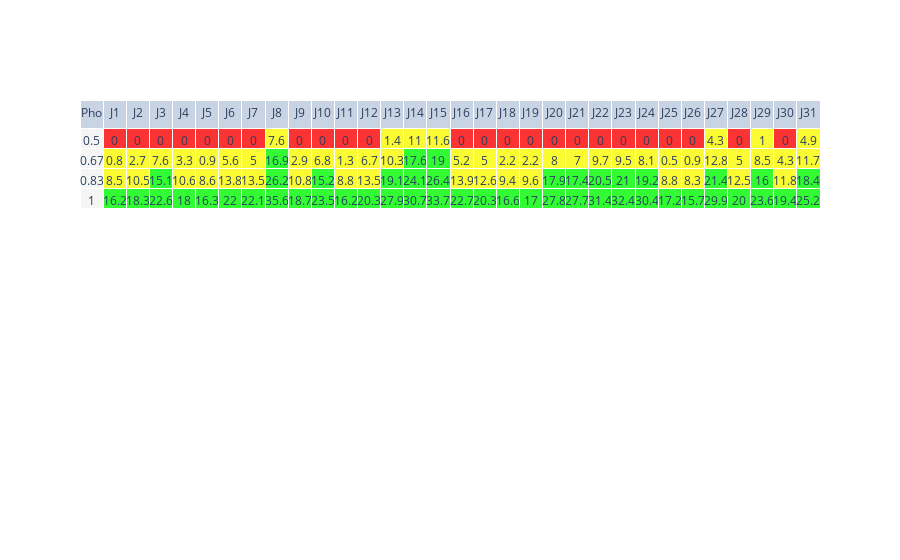

Notebook code cell kept with this figure:
### Code cell
import plotly.graph_objects as go

fig = go.Figure(data=[go.Table(header=dict(values=recap.columns),
                 cells=dict(values =[recap[col] for col in recap.columns],fill = dict(color=colors)))])
fig.show()

### Figure 1 — Plotly figure (JSON) as saved in the notebook; plotly's stock layout.template omitted (floating-point values rounded to 4 significant figures)
{"data": [{"cells": {"fill": {"color": ["rgb(245, 245, 245)", ["rgba(250,0, 0, 0.8)", "rgba(250, 250, 0, 0.8)", "rgba(250, 250, 0, 0.8)", "rgba(0, 250, 0, 0.8)"], ["rgba(250,0, 0, 0.8)", "rgba(250, 250, 0, 0.8)", "rgba(250, 250, 0, 0.8)", "rgba(0, 250, 0, 0.8)"], ["rgba(250,0, 0, 0.8)", "rgba(250, 250, 0, 0.8)", "rgba(0, 250, 0, 0.8)", "rgba(0, 250, 0, 0.8)"], ["rgba(250,0, 0, 0.8)", "rgba(250, 250, 0, 0.8)", "rgba(250, 250, 0, 0.8)", "rgba(0, 250, 0, 0.8)"], ["rgba(250,0, 0, 0.8)", "rgba(250, 250, 0, 0.8)", "rgba(250, 250, 0, 0.8)", "rgba(0, 250, 0, 0.8)"], ["rgba(250,0, 0, 0.8)", "rgba(250, 250, 0, 0.8)", "rgba(250, 250, 0, 0.8)", "rgba(0, 250, 0, 0.8)"], ["rgba(250,0, 0, 0.8)", "rgba(250, 250, 0, 0.8)", "rgba(250, 250, 0, 0.8)", "rgba(0, 250, 0, 0.8)"], ["rgba(250, 250, 0, 0.8)", "rgba(0, 250, 0, 0.8)", "rgba(0, 250, 0, 0.8)", "rgba(0, 250, 0, 0.8)"], ["rgba(250,0, 0, 0.8)", "rgba(250, 250, 0, 0.8)", "rgba(250, 250, 0, 0.8)", "rgba(0, 250, 0, 0.8)"], ["rgba(250,0, 0, 0.8)", "rgba(250, 250, 0, 0.8)", "rgba(0, 250, 0, 0.8)", "rgba(0, 250, 0, 0.8)"], ["rgba(250,0, 0, 0.8)", "rgba(250, 250, 0, 0.8)", "rgba(250, 250, 0, 0.8)", "rgba(0, 250, 0, 0.8)"], ["rgba(250,0, 0, 0.8)", "rgba(250, 250, 0, 0.8)", "rgba(250, 250, 0, 0.8)", "rgba(0, 250, 0, 0.8)"], ["rgba(250, 250, 0, 0.8)", "rgba(250, 250, 0, 0.8)", "rgba(0, 250, 0, 0.8)", "rgba(0, 250, 0, 0.8)"], ["rgba(250, 250, 0, 0.8)", "rgba(0, 250, 0, 0.8)", "rgba(0, 250, 0, 0.8)", "rgba(0, 250, 0, 0.8)"], ["rgba(250, 250, 0, 0.8)", "rgba(0, 250, 0, 0.8)", "rgba(0, 250, 0, 0.8)", "rgba(0, 250, 0, 0.8)"], ["rgba(250,0, 0, 0.8)", "rgba(250, 250, 0, 0.8)", "rgba(250, 250, 0, 0.8)", "rgba(0, 250, 0, 0.8)"], ["rgba(250,0, 0, 0.8)", "rgba(250, 250, 0, 0.8)", "rgba(250, 250, 0, 0.8)", "rgba(0, 250, 0, 0.8)"], ["rgba(250,0, 0, 0.8)", "rgba(250, 250, 0, 0.8)", "rgba(250, 250, 0, 0.8)", "rgba(0, 250, 0, 0.8)"], ["rgba(250,0, 0, 0.8)", "rgba(250, 250, 0, 0.8)", "rgba(250, 250, 0, 0.8)", "rgba(0, 250, 0, 0.8)"], ["rgba(250,0, 0, 0.8)", "rgba(250, 250, 0, 0.8)", "rgba(0, 250, 0, 0.8)", "rgba(0, 250, 0, 0.8)"], ["rgba(250,0, 0, 0.8)", "rgba(250, 250, 0, 0.8)", "rgba(0, 250, 0, 0.8)", "rgba(0, 250, 0, 0.8)"], ["rgba(250,0, 0, 0.8)", "rgba(250, 250, 0, 0.8)", "rgba(0, 250, 0, 0.8)", "rgba(0, 250, 0, 0.8)"], ["rgba(250,0, 0, 0.8)", "rgba(250, 250, 0, 0.8)", "rgba(0, 250, 0, 0.8)", "rgba(0, 250, 0, 0.8)"], ["rgba(250,0, 0, 0.8)", "rgba(250, 250, 0, 0.8)", "rgba(0, 250, 0, 0.8)", "rgba(0, 250, 0, 0.8)"], ["rgba(250,0, 0, 0.8)", "rgba(250, 250, 0, 0.8)", "rgba(250, 250, 0, 0.8)", "rgba(0, 250, 0, 0.8)"], ["rgba(250,0, 0, 0.8)", "rgba(250, 250, 0, 0.8)", "rgba(250, 250, 0, 0.8)", "rgba(0, 250, 0, 0.8)"], ["rgba(250, 250, 0, 0.8)", "rgba(250, 250, 0, 0.8)", "rgba(0, 250, 0, 0.8)", "rgba(0, 250, 0, 0.8)"], ["rgba(250,0, 0, 0.8)", "rgba(250, 250, 0, 0.8)", "rgba(250, 250, 0, 0.8)", "rgba(0, 250, 0, 0.8)"], ["rgba(250, 250, 0, 0.8)", "rgba(250, 250, 0, 0.8)", "rgba(0, 250, 0, 0.8)", "rgba(0, 250, 0, 0.8)"], ["rgba(250,0, 0, 0.8)", "rgba(250, 250, 0, 0.8)", "rgba(250, 250, 0, 0.8)", "rgba(0, 250, 0, 0.8)"], ["rgba(250, 250, 0, 0.8)", "rgba(250, 250, 0, 0.8)", "rgba(0, 250, 0, 0.8)", "rgba(0, 250, 0, 0.8)"]]}, "values": [[0.5, 0.67, 0.83, 1], [0, 0.8, 8.5, 16.2], [0, 2.7, 10.5, 18.3], [0, 7.6, 15.1, 22.6], [0, 3.3, 10.6, 18], [0, 0.9, 8.6, 16.3], [0, 5.6, 13.8, 22], [0, 5, 13.5, 22.1], [7.6, 16.9, 26.2, 35.6], [0, 2.9, 10.8, 18.7], [0, 6.8, 15.2, 23.5], [0, 1.3, 8.8, 16.2], [0, 6.7, 13.5, 20.3], [1.4, 10.3, 19.1, 27.9], [11, 17.6, 24.1, 30.7], [11.6, 19, 26.4, 33.7], [0, 5.2, 13.9, 22.7], [0, 5, 12.6, 20.3], [0, 2.2, 9.4, 16.6], [0, 2.2, 9.6, 17], [0, 8, 17.9, 27.8], [0, 7, 17.4, 27.7], [0, 9.7, 20.5, 31.4], [0, 9.5, 21, 32.4], [0, 8.1, 19.2, 30.4], [0, 0.5, 8.8, 17.2], [0, 0.9, 8.3, 15.7], [4.3, 12.8, 21.4, 29.9], [0, 5, 12.5, 20], [1, 8.5, 16, 23.6], [0, 4.3, 11.8, 19.4], [4.9, 11.7, 18.4, 25.2]]}, "header": {"values": ["Pho", "J1", "J2", "J3", "J4", "J5", "J6", "J7", "J8", "J9", "J10", "J11", "J12", "J13", "J14", "J15", "J16", "J17", "J18", "J19", "J20", "J21", "J22", "J23", "J24", "J25", "J26", "J27", "J28", "J29", "J30", "J31"]}, "type": "table"}], "layout": {}}
